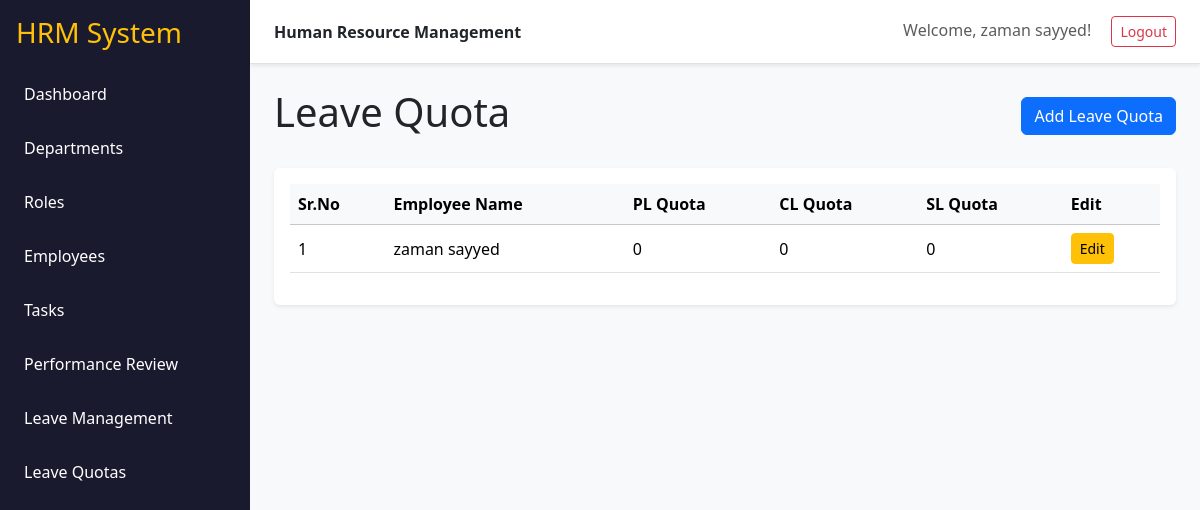
The page /leave-quotas (signed in) on the database as committed earlier.
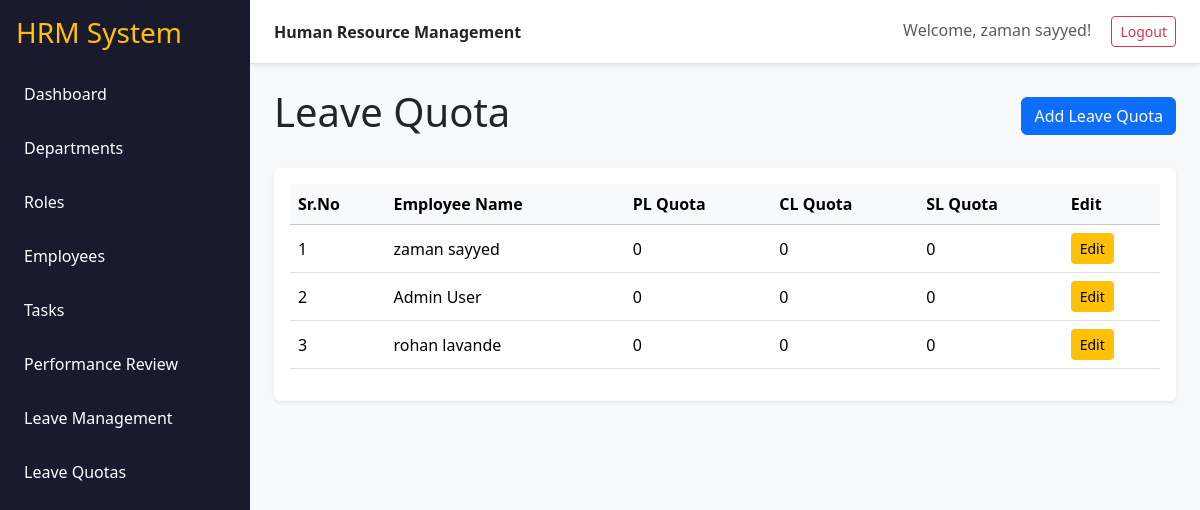
The same page on the database as committed later.
### tables this page shows
CREATE TABLE user (
            employee_id INTEGER PRIMARY KEY AUTOINCREMENT,
            first_name VARCHAR(100) NOT NULL,
            last_name VARCHAR(100) NOT NULL,
            username VARCHAR(100) NOT NULL UNIQUE,
            password VARCHAR(100) NOT NULL,
            email VARCHAR(100) NOT NULL UNIQUE,
            mobile VARCHAR(100) NOT NULL,
            dept_id INTEGER,
            role_id INTEGER,
            reporting_manager_id INTEGER,
            date_of_joining DATE,
            created_at DATETIME NOT NULL,
            updated_at DATETIME NOT NULL,
            FOREIGN KEY (dept_id) REFERENCES department (dept_id),
            FOREIGN KEY (role_id) REFERENCES role (role_id),
            FOREIGN KEY (reporting_manager_id) REFERENCES user (employee_id)
        );

### app.py (the view)
@app.route("/leave-quotas")
@login_required
def leave_quotas():
    conn = get_db()
    page = int(request.args.get('page', 1))
    per_page = 5
    offset = (page - 1) * per_page
    query = """
        SELECT u.employee_id, u.first_name, u.last_name,
               SUM(CASE WHEN lq.leave_type = 'PL' THEN lq.total_quota ELSE 0 END) as pl_quota,
               SUM(CASE WHEN lq.leave_type = 'CL' THEN lq.total_quota ELSE 0 END) as cl_quota,
               SUM(CASE WHEN lq.leave_type = 'SL' THEN lq.total_quota ELSE 0 END) as sl_quota
        FROM user u
        LEFT JOIN leave_quota lq ON u.employee_id = lq.employee_id
        GROUP BY u.employee_id, u.first_name, u.last_name
        ORDER BY u.employee_id
        LIMIT ? OFFSET ?
    """
    employees = conn.execute(query, (per_page, offset)).fetchall()
    total_emp = conn.execute("SELECT COUNT(*) FROM user").fetchone()[0]
    total_pages = (total_emp + per_page - 1) // per_page
    conn.close()
    return render_template("leave_quotas.html", employees=employees, page=page, total_pages=total_pages)

### app.py (called while the page is built)
def login_required(f):
    @wraps(f)
    def decorated_function(*args, **kwargs):
        if 'employee_id' not in session:
            return redirect(url_for('login'))
        return f(*args, **kwargs)
    return decorated_function

def get_db():
    conn = sqlite3.connect(DB_NAME)
    conn.row_factory = sqlite3.Row
    return conn

### templates/leave_quotas.html (shortened to what this page needs)
{% extends "base.html" %}
{% block content %}
<div class="d-flex justify-content-between align-items-center mb-4">
    <div>
        <h1>Leave Quota</h1>
    </div>
    <a href="{{ url_for('add_leave_quota') }}" class="btn btn-primary">Add Leave Quota</a>
</div>
<div class="table-responsive bg-white rounded shadow-sm p-3">
    <table class="table table-hover align-middle">
        <thead class="table-light">
            <tr>
                <th>Sr.No</th>
                <th>Employee Name</th>
                <th>PL Quota</th>
                <th>CL Quota</th>
                <th>SL Quota</th>
                <th>Edit</th>
            </tr>
        </thead>
        <tbody>
            {% for emp in employees %}
            <tr>
                <td>{{ loop.index + ((page - 1) * 5) }}</td>
                <td>{{ emp.first_name }} {{ emp.last_name }}</td>
                <td>{{ emp.pl_quota }}</td>
                <td>{{ emp.cl_quota }}</td>
                <td>{{ emp.sl_quota }}</td>
                <td>
                    <a href="{{ url_for('add_leave_quota') }}?employee_id={{ emp.employee_id }}" class="btn btn-sm btn-warning">Edit</a>
                </td>
            </tr>
            {% else %}
            <tr>
                <td colspan="6" class="text-center text-muted">No employees found.</td>
            </tr>
            {% endfor %}
        </tbody>
    </table>
</div>
{% endblock %}

Rows that differ between the two databases and show on the page:
added user: first_name "Admin", last_name "User", pl_quota "0", cl_quota "0", sl_quota "0"
added user: first_name "rohan", last_name "lavande", pl_quota "0", cl_quota "0", sl_quota "0"
